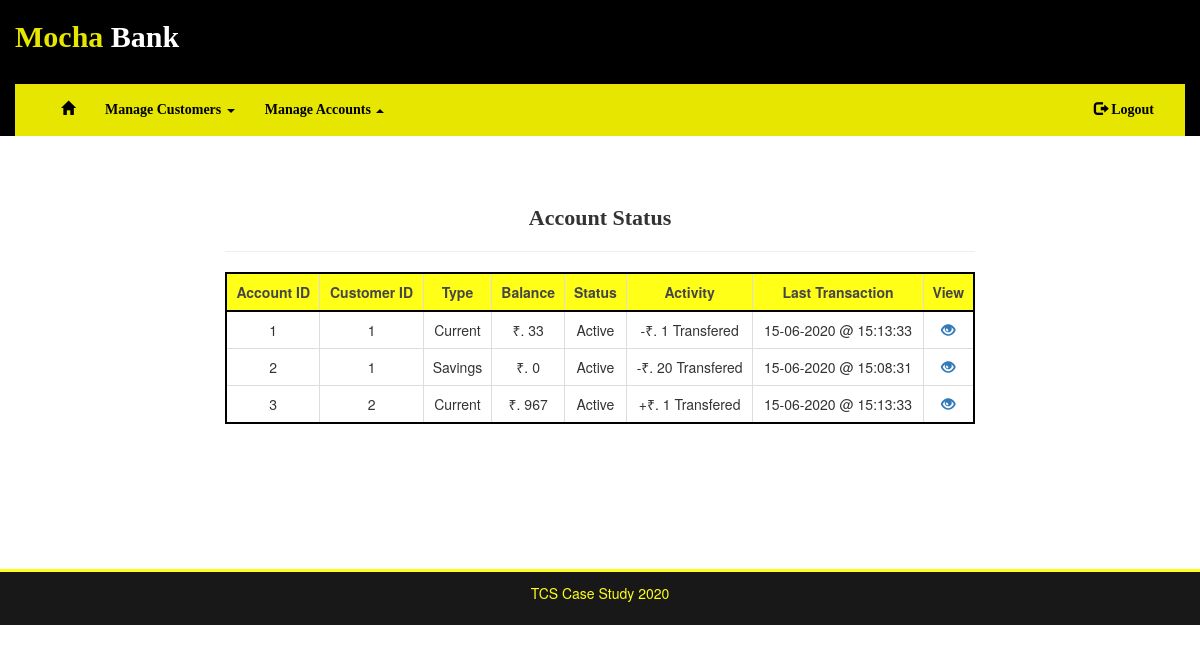
The app's page /account/status (signed in) with its own data.
### bank/models.py (models this page shows)
class Account(db.Model):
    acnt_id = db.Column(db.Integer, primary_key=True)
    cust_id = db.Column(db.Integer, db.ForeignKey('customer.cust_id'))
    acnt_type = db.Column(db.String(20), index=False, unique=False)
    acnt_balance = db.Column(db.Integer, index=False, unique=False)
    acnt_status = db.Column(db.String(20), index=False, unique=False)
    acnt_last_tr_date = db.Column(db.DateTime, index=False, unique=False)
    acnt_message = db.Column(db.String(20), index=False, unique=False)

### bank/routes.py (the view)
@app.route('/account/status')
@login_required
def account_status():
    accounts = db.session.query(Account).all()
    return render_template('account_status.html', page='account_status', accounts=accounts)

### bank/models.py (called while the page is built)
@login.user_loader
def load_user(id):
    return db.session.query(Login).filter(Login.id==int(id)).first()

### bank/templates/account_status.html
{% extends 'base.html' %}
{% block nav %}
    {% include 'includes/customer_nav.html' %}
{% endblock %}
{% block content %}
    <h4 class="text-center" style="font:bold 22px Impact">Account Status</h4>
    <hr>
    <div class="table-responsive">
        <table class="table table-hover table-bordered text-center" style="border:2px solid black">
            <tr style="background-color: yellow;opacity: 0.9;border:2px solid black">
                <th>Account ID</th><th>Customer ID</th><th>Type</th><th>Balance</th><th>Status</th><th>Activity</th><th>Last Transaction</th><th>View</th>
                {% for account in accounts %}
                    <tr><td>{{ account.acnt_id }}</td>
                    <td>{{ account.cust_id }}</td>
                    <td>{{ account.acnt_type }}</td>
                    <td>₹. {{ account.acnt_balance }}</td>
                    <td>{{ account.acnt_status }}</td>
                    <td>{{ account.acnt_message }}</td>
                    <td>{{ account.acnt_last_tr_date.strftime("%d-%m-%Y @ %H:%M:%S") }}</td>
                    <td><a href="{{ url_for('delete_account', acnt_id=account.acnt_id) }}"><span class="glyphicon glyphicon-eye-open text-primary"></span></a></td></tr>
                {% endfor %}
            </tr>
        </table>
    </div>
    <br>
{% endblock %}

### bank/templates/base.html (style rules this page uses)
a { color:black; }
th { text-align: center; }

### records on screen
Account: acnt_id "1", cust_id "1", acnt_type "Current", acnt_balance "33", acnt_status "Active", acnt_message "-₹. 1 Transfered", acnt_last_tr_date "15-06-2020 @ 15:13:33"
Account: acnt_id "2", cust_id "1", acnt_type "Savings", acnt_balance "0", acnt_status "Active", acnt_message "-₹. 20 Transfered", acnt_last_tr_date "15-06-2020 @ 15:08:31"
Account: acnt_id "3", cust_id "2", acnt_type "Current", acnt_balance "967", acnt_status "Active", acnt_message "+₹. 1 Transfered", acnt_last_tr_date "15-06-2020 @ 15:13:33"
